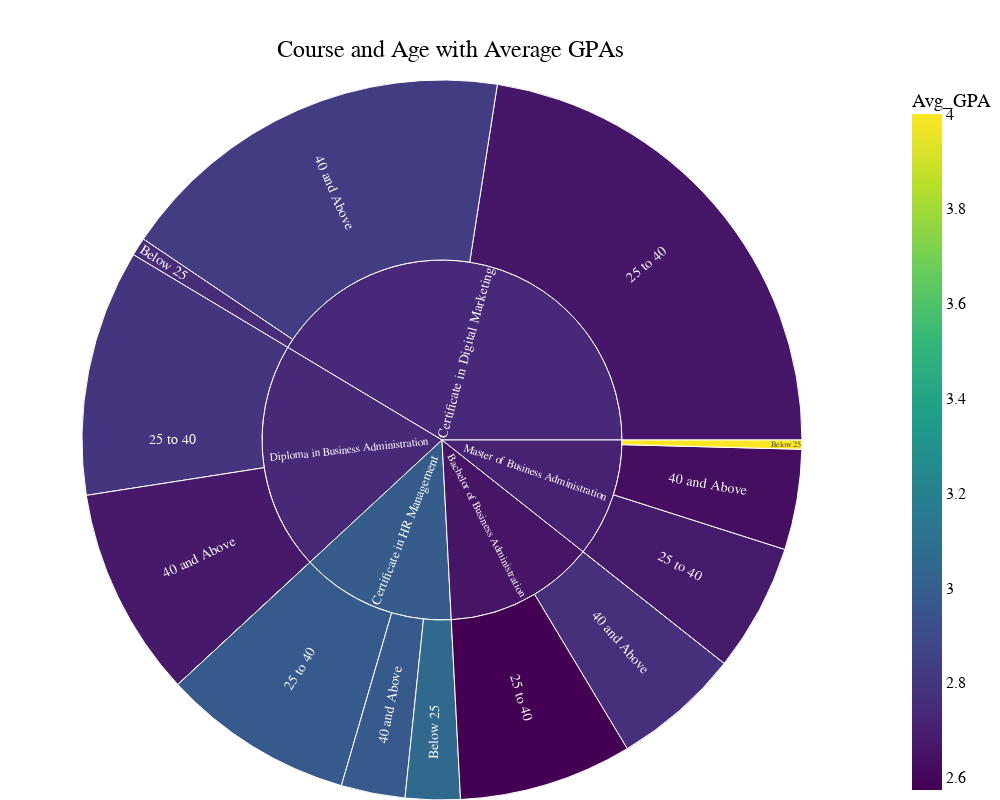

Notebook code cell kept with this figure:
### Markdown cell above
# Plotly Sunburst

### Code cell
import pandas as pd
import numpy as np
import plotly.express as px

# Drop rows with missing values in the relevant columns
df.dropna(subset=['COURSE', 'Age Group', 'GPA'], inplace=True)

# Filter data to include only the top 5 courses by student count
top_courses = df['COURSE'].value_counts().nlargest(5).index
df_filtered = df[df['COURSE'].isin(top_courses)]

# Add a Count column for aggregation
df_filtered['Count'] = 1

# Group by course and age group and calculate average GPA and count
df_grouped = df_filtered.groupby(['COURSE', 'Age Group']).agg(
    Count=('Count', 'sum'),
    Avg_GPA=('GPA', 'mean')
).reset_index()

# Calculate average GPA for each course
course_gpa = df_filtered.groupby('COURSE')['GPA'].mean().reset_index(name='GPA_course')

# Merge the average GPAs into the grouped dataframe
df_grouped = df_grouped.merge(course_gpa, on='COURSE')

# Remove any rows where Count is 0
df_grouped = df_grouped[df_grouped['Count'] > 0]

# Create the sunburst plot with a custom color scheme
fig = px.sunburst(df_grouped, path=['COURSE', 'Age Group'], values='Count',
                  color='Avg_GPA', 
                  color_continuous_scale='Viridis',
                  hover_data={
                      'Avg_GPA': ':.2f',
                      'GPA_course': ':.2f'
                  })

# Update traces for better visibility
fig.update_traces(
    hovertemplate='<b>%{label}</b><br>' +
                  'Count: %{value}<br>' +
                  'Course GPA: %{customdata[1]:.2f}<br>' +
                  'Age Group GPA: %{customdata[0]:.2f}',
    insidetextorientation='radial',
    textfont=dict(size=14)
)

# Update layout for better aesthetics and readability
fig.update_layout(
    title={
        'text': 'Course and Age with Average GPAs',
        'y':0.95,
        'x':0.45,
        'xanchor': 'center',
        'yanchor': 'top'
    },
    title_font=dict(size=24, family='Arial, sans-serif', color='black'),
    font=dict(family='Arial, sans-serif', size=16, color='black'),
    margin=dict(t=80, l=0, r=0, b=0),
    paper_bgcolor='white',
    plot_bgcolor='white',
    width=1000,  # Increase width
    height=800  # Increase height
)
# Show the plot
fig.show()

### Figure 1 — Plotly figure (JSON) as saved in the notebook; plotly's stock layout.template omitted (floating-point values rounded to 4 significant figures)
{"data": [{"branchvalues": "total", "customdata": [[null, null], [2.75, 2.739], [3.05, 2.988], [null, null], [4, 2.708], [2.574, 2.655], [2.664, 2.739], [2.976, 2.988], [2.793, 2.736], [2.679, 2.708], [2.764, 2.655], [2.832, 2.739], [2.971, 2.988], [2.67, 2.736], [2.627, 2.708], [2.655, 2.655], [2.739, 2.739], [2.988, 2.988], [2.736, 2.736], [2.708, 2.708]], "domain": {"x": [0, 1], "y": [0, 1]}, "hovertemplate": "<b>%{label}</b><br>Count: %{value}<br>Course GPA: %{customdata[1]:.2f}<br>Age Group GPA: %{customdata[0]:.2f}", "ids": ["Bachelor of Business Administration/Below 25", "Certificate in Digital Marketing/Below 25", "Certificate in HR Management/Below 25", "Diploma in Business Administration/Below 25", "Master of Business Administration/Below 25", "Bachelor of Business Administration/25 to 40", "Certificate in Digital Marketing/25 to 40", "Certificate in HR Management/25 to 40", "Diploma in Business Administration/25 to 40", "Master of Business Administration/25 to 40", "Bachelor of Business Administration/40 and Above", "Certificate in Digital Marketing/40 and Above", "Certificate in HR Management/40 and Above", "Diploma in Business Administration/40 and Above", "Master of Business Administration/40 and Above", "Bachelor of Business Administration", "Certificate in Digital Marketing", "Certificate in HR Management", "Diploma in Business Administration", "Master of Business Administration"], "insidetextorientation": "radial", "labels": ["Below 25", "Below 25", "Below 25", "Below 25", "Below 25", "25 to 40", "25 to 40", "25 to 40", "25 to 40", "25 to 40", "40 and Above", "40 and Above", "40 and Above", "40 and Above", "40 and Above", "Bachelor of Business Administration", "Certificate in Digital Marketing", "Certificate in HR Management", "Diploma in Business Administration", "Master of Business Administration"], "marker": {"coloraxis": "coloraxis", "colors": [null, 2.75, 3.05, null, 4, 2.574, 2.664, 2.976, 2.793, 2.679, 2.764, 2.832, 2.971, 2.67, 2.627, 2.655, 2.739, 2.988, 2.736, 2.708]}, "name": "", "parents": ["Bachelor of Business Administration", "Certificate in Digital Marketing", "Certificate in HR Management", "Diploma in Business Administration", "Master of Business Administration", "Bachelor of Business Administration", "Certificate in Digital Marketing", "Certificate in HR Management", "Diploma in Business Administration", "Master of Business Administration", "Bachelor of Business Administration", "Certificate in Digital Marketing", "Certificate in HR Management", "Diploma in Business Administration", "Master of Business Administration", "", "", "", "", ""], "textfont": {"size": 14}, "type": "sunburst", "values": [0, 2, 6, 0, 1, 19, 55, 21, 27, 14, 14, 44, 7, 23, 11, 33, 101, 34, 50, 26]}], "layout": {"coloraxis": {"colorbar": {"title": {"text": "Avg_GPA"}}, "colorscale": [[0, "#440154"], [0.1111, "#482878"], [0.2222, "#3e4989"], [0.3333, "#31688e"], [0.4444, "#26828e"], [0.5556, "#1f9e89"], [0.6667, "#35b779"], [0.7778, "#6ece58"], [0.8889, "#b5de2b"], [1, "#fde725"]]}, "font": {"color": "black", "family": "Arial, sans-serif", "size": 16}, "height": 800, "legend": {"tracegroupgap": 0}, "margin": {"b": 0, "l": 0, "r": 0, "t": 80}, "paper_bgcolor": "white", "plot_bgcolor": "white", "title": {"font": {"color": "black", "family": "Arial, sans-serif", "size": 24}, "text": "Course and Age with Average GPAs", "x": 0.45, "xanchor": "center", "y": 0.95, "yanchor": "top"}, "width": 1000}}
